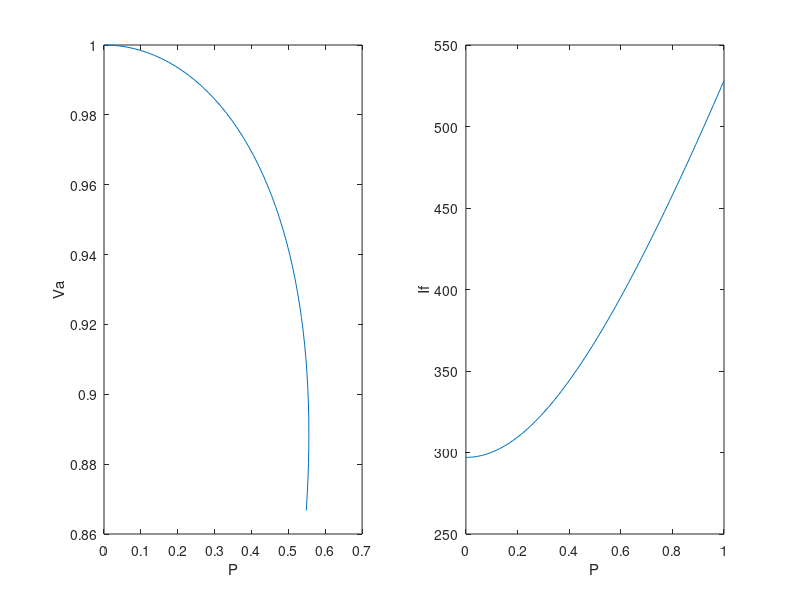

Write the MATLAB code that produced this figure.
clc
clear

Xs  = 1.35;
Vp = 1.0;
Ef = 1.0;
Xeq = 0.23;
I= 297;
Vt = 1.0;

delta = 0 : pi/100 : pi/2 ;
Ia = (Ef * exp(j*delta) - Vp)/(j*(Xs + Xeq));
V = (Vp + j*Xeq*Ia);
Va = abs(V);
P = real(Va.*conj(Ia));
subplot(1,2,1);
plot(P,Va)
xlabel('P');
ylabel('Va');

P = 0 : 0.01 : 1 ; 
del = asin(P * Xeq/(Vt*Vp));
Ia = (Vt * exp(j*del) - Vp)/(j*Xeq);
Ef = abs(Vt + j*(Xs+Xeq) * Ia);
If = I * Ef ;
subplot(1,2,2);
plot(P,If)
xlabel('P');
ylabel('If');
